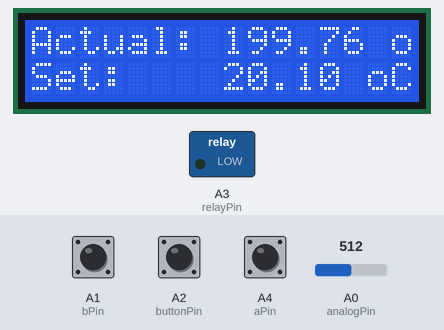
Recording of a sketch running on a simulated Arduino Uno, built with avr-gcc and run on an emulated ATmega328P. Parts: 16×2 character LCD, switched loads named in the sketch (green lamp = pin HIGH). Inputs (shaded band) come from the test bench; at power-on: A2 (buttonPin) HIGH, A0 (analogPin) = 512, A4 (aPin) HIGH, A1 (bPin) HIGH.

Above: at 1.2 s.
1.3 s: A2 (buttonPin) pulled LOW for 3.2 s
At 6.2 s:
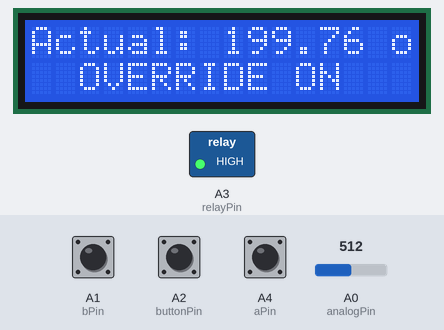
6.5 s: A0 (analogPin) set to 132
At 7.4 s:
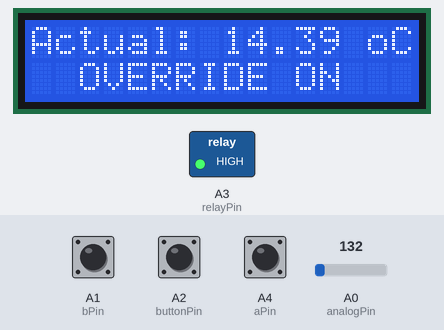
8.1 s: A0 (analogPin) set to 114
At 8.5 s:
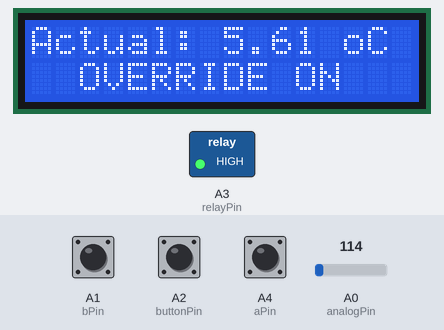
9.6 s: A2 (buttonPin) pulled LOW for 0.15 s
At 10.8 s:
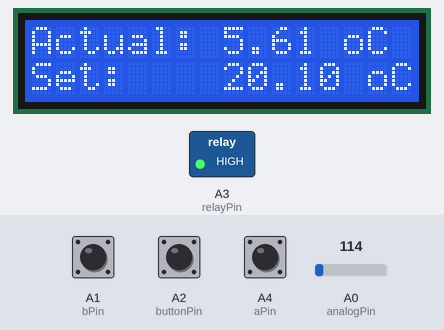
11.2 s: A4 (aPin) pulled LOW for 0.15 s
At 12.3 s:
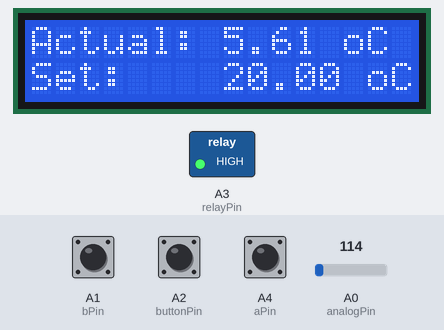
13.0 s: A4 (aPin) pulled LOW for 1 s
At 15.4 s:
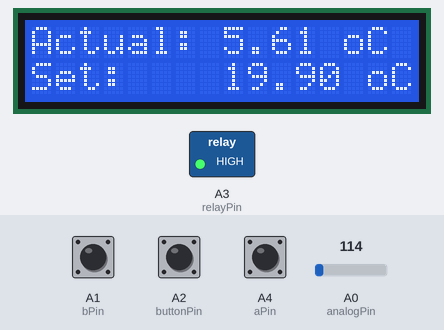
Timing chart, 0 to 16.5 s (numbered marks = the images above; inputs shaded):
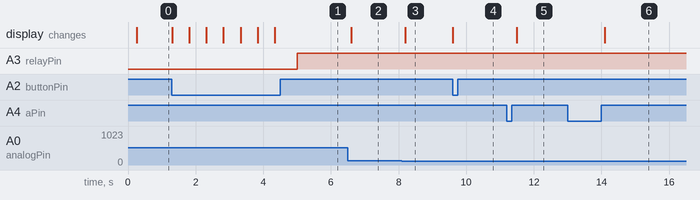

The sketch:

Project_22_LCD_Thermostat.ino
```cpp
// Project 22 - LCD Thermostat

#include <LiquidCrystal.h>

// LiquidCrystal(rs, rw, enable, d4, d5, d6, d7)
LiquidCrystal lcd(2, 3, 4, 9, 10, 11, 12);

int relayPin = A3;
int aPin = A4;
int bPin = A1;
int buttonPin = A2;
int analogPin = A0;

float setTemp = 20.0;
float measuredTemp;
char mode = 'C';        // can be changed to F
boolean override = false;
float hysteresis = 0.25;

void setup()
{
  lcd.begin(2, 16);
  pinMode(relayPin, OUTPUT);
  pinMode(aPin, INPUT_PULLUP);
  pinMode(bPin, INPUT_PULLUP);
  pinMode(buttonPin, INPUT_PULLUP);
  lcd.clear();
}

void loop()
{
  static int count = 0;
  measuredTemp = readTemp();
  if (digitalRead(buttonPin) == LOW)
  {
    override = ! override;
    updateDisplay();
    delay(500); // debounce
  }
  int change = getEncoderTurn();
  setTemp = setTemp + change * 0.1;
  if (count == 1000)
  {
    updateDisplay();
    updateOutput();
    count = 0;
  }
  count ++;
}

int getEncoderTurn()
{
  // return -1, 0, or +1
  static int oldA = LOW;
  static int oldB = LOW;
  int result = 0;
  int newA = digitalRead(aPin);
  int newB = digitalRead(bPin);
  if (newA != oldA || newB != oldB)
  {
    // something has changed
    if (oldA == LOW && newA == HIGH)
    {
      result = -(oldB * 2 - 1);
    }
  }
  oldA = newA;
  oldB = newB;
  return result;
}

float readTemp()
{
  int a = analogRead(analogPin);
  float volts = a / 205.0;
  float temp = (volts - 0.5) * 100;
  return temp;
}

void updateOutput()
{
  if (override ||  measuredTemp < setTemp - hysteresis)
  {
    digitalWrite(relayPin, HIGH);
  }
  else if (!override && measuredTemp > setTemp + hysteresis)
  {
    digitalWrite(relayPin, LOW);
  }
}

void updateDisplay()
{
  lcd.setCursor(0,0);
  lcd.print("Actual: ");
  lcd.print(adjustUnits(measuredTemp));
  lcd.print(" o");
  lcd.print(mode);
  lcd.print(" ");

  lcd.setCursor(0,1);
  if (override)
  {
    lcd.print("  OVERRIDE ON   ");
  }
  else
  {
    lcd.print("Set:    ");
    lcd.print(adjustUnits(setTemp));
    lcd.print(" o");
    lcd.print(mode);
    lcd.print(" ");
  }
}

float adjustUnits(float temp)
{
  if (mode == 'C')
  {
    return temp;
  }
  else
  {
    return (temp * 9) / 5 + 32;
  }
}
```

Measured:
- after the input at 1.3 s, A3 (relayPin): LOW → HIGH after 3.7 s; the display: changes at once (image 1)
- after the input at 6.5 s, the display: changes after 0.10 s (image 2)
- after the input at 8.1 s, the display: changes after 0.10 s (image 3)
- after the input at 9.6 s, the display: changes at once (image 4)
- after the input at 11.2 s, the display: changes after 0.30 s (image 5)
- after the input at 13.0 s, the display: changes after 1.1 s (image 6)
